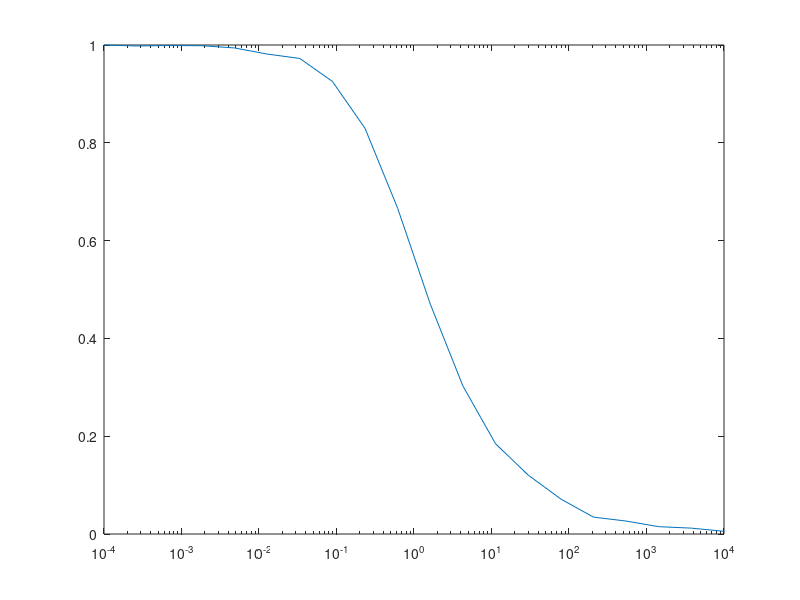

This chart was generated by the following MATLAB code:
clc; clear all;

P = 1; %Transmit power

lambda = 2e-6; % Intensity
K = 1e-4;
R = 5000;
realizations = 2000;


gamma_vec = logspace(-4,4,20);
CovProb = zeros(1,length(gamma_vec));

for i = 1:length(gamma_vec)

    for j = 1:realizations
        N_points = poissrnd(lambda*pi*R^2);

        
        dist_vec = R*sqrt(rand(1,N_points));

        Signal = exprnd(1)*(K*P*min(dist_vec)^(-4));
        Interference = ((K*P*(dist_vec(dist_vec ~= min(dist_vec))).^(-4))) .* exprnd(1,1,N_points -1);
        
        if Signal/(sum(Interference)) > gamma_vec(i)
            CovProb(i) = CovProb(i) + 1/realizations;
        end
    end
end
semilogx(gamma_vec, CovProb);
hold on

